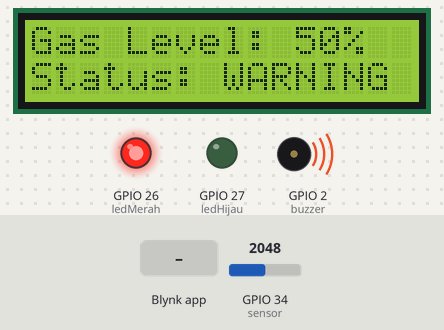
This sketch was run on a simulated ESP32. On the bench: 16×2 character LCD, output pins drawn as LEDs (lit = HIGH), buzzer (waves = sounding, pin HIGH). The test bench sets the inputs (shaded band); at power-on: GPIO 34 (sensor) = 2048. WiFi joins after 1.5 s; servers stay silent unless stated; what the sketch prints to the serial monitor is not drawn.

Above: at 4.5 s.
4.6 s: GPIO 34 (sensor) set to 1977
At 5.5 s:
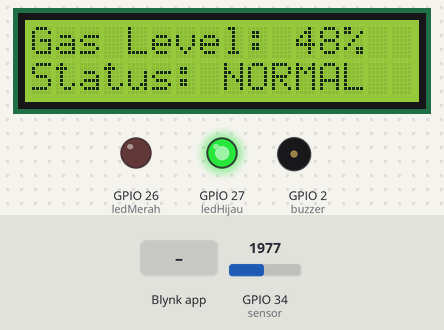
6.4 s: Blynk app writes 1 to V2
At 8.1 s:
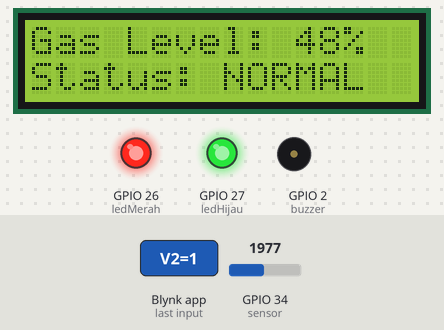
8.4 s: GPIO 34 (sensor) set to 2047
10.4 s: GPIO 34 (sensor) set to 1228
At 11.3 s:
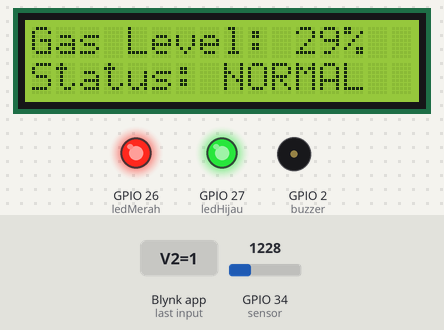
12.4 s: Blynk app writes 0 to V2
At 14.0 s:
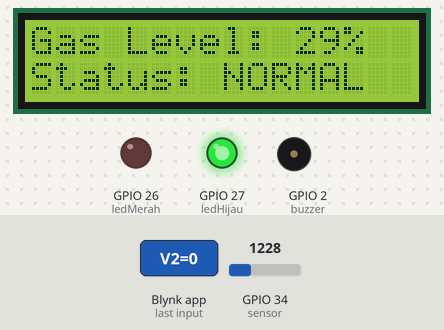
14.4 s: Blynk app writes 200 to V2
At 15.5 s:
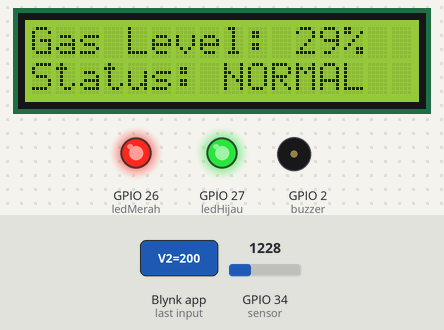
Timing chart, 0 to 17.4 s (numbered marks = the images above; inputs shaded):
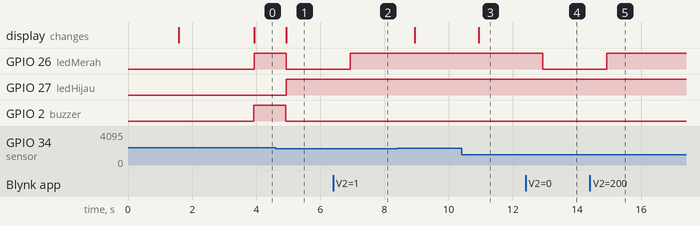

Measured:
- the behaviour switches between 2048 and 2047 on GPIO 34 (sensor) (found by bisection; images 0 and 1)
- after the input at 4.6 s, GPIO 26 (ledMerah): HIGH → LOW after 0.34 s; GPIO 27 (ledHijau): LOW → HIGH after 0.34 s; GPIO 2 (buzzer): HIGH → LOW after 0.32 s; the display: changes after 0.34 s (image 1)
- after the input at 6.4 s, GPIO 26 (ledMerah): LOW → HIGH after 0.54 s
- after the input at 10.4 s, the display: changes after 0.54 s (image 3)
- after the input at 12.4 s, GPIO 26 (ledMerah): HIGH → LOW after 0.54 s
- after the input at 14.4 s, GPIO 26 (ledMerah): LOW → HIGH after 0.54 s

The sketch:

gasSensor2.ino
```cpp
#define BLYNK_TEMPLATE_ID "your_template_id_here"
#define BLYNK_TEMPLATE_NAME "Gas level monitoring system"
#define BLYNK_AUTH_TOKEN "your_auth_token_here"

#include <LiquidCrystal_I2C.h>
#include <Wire.h>
#include <WiFi.h>
#include <BlynkSimpleEsp32.h>

#define sensor 34
#define buzzer 2
#define ledMerah 26   // LED MERAH untuk WARNING
#define ledHijau 27   // LED HIJAU untuk NORMAL

LiquidCrystal_I2C lcd(0x27, 16, 2);
BlynkTimer timer;

char ssid[] = "Sopia";
char pass[] = "190405rf";

WidgetLED widgetLed(V1);  // LED virtual di Blynk

// Variabel manual override dari Blynk
bool manualMerah = false;
bool manualHijau = false;

// Tombol Blynk untuk kontrol manual
BLYNK_WRITE(V2) {  // Tombol untuk LED Merah
  manualMerah = param.asInt();
}

BLYNK_WRITE(V3) {  // Tombol untuk LED Hijau
  manualHijau = param.asInt();
}

void GASLevel() {
  int sum = 0;
  const int samples = 64;  // averaging untuk stabil
  for(int i = 0; i < samples; i++) {
    sum += analogRead(sensor);
    delayMicroseconds(150);
  }
  int raw = sum / samples;
  int value = map(raw, 0, 4095, 0, 100);

  lcd.setCursor(0, 0);
  lcd.print("Gas Level:     ");
  lcd.setCursor(11, 0);
  lcd.print(value);
  lcd.print("%   ");

  lcd.setCursor(0, 1);

  bool warning = (value >= 50);

  if (warning) {
    digitalWrite(buzzer, HIGH);
    lcd.print("Status: WARNING ");
    widgetLed.on();

    digitalWrite(ledMerah, HIGH);   // Merah nyala
    digitalWrite(ledHijau, LOW);    // Hijau mati
  } else {
    digitalWrite(buzzer, LOW);
    lcd.print("Status: NORMAL  ");
    widgetLed.off();

    digitalWrite(ledMerah, LOW);    // Merah mati
    digitalWrite(ledHijau, HIGH);   // Hijau nyala
  }

  // Override manual dari app Blynk (prioritas lebih tinggi)
  if (manualMerah) digitalWrite(ledMerah, HIGH);
  if (manualHijau) digitalWrite(ledHijau, HIGH);

  Blynk.virtualWrite(V0, value);
  Serial.printf("Raw: %d → %d%% | Warning: %d\n", raw, value, warning);
}

void setup() {
  Serial.begin(115200);

  pinMode(buzzer, OUTPUT);
  pinMode(ledMerah, OUTPUT);
  pinMode(ledHijau, OUTPUT);
  digitalWrite(ledMerah, LOW);
  digitalWrite(ledHijau, LOW);

  lcd.init();
  lcd.backlight();
  lcd.setCursor(0, 0);
  lcd.print("System Loading");
  delay(1500);
  lcd.clear();

  Blynk.begin(BLYNK_AUTH_TOKEN, ssid, pass);
  timer.setInterval(500L, GASLevel);
}

void loop() {
  Blynk.run();
  timer.run();
}
```
